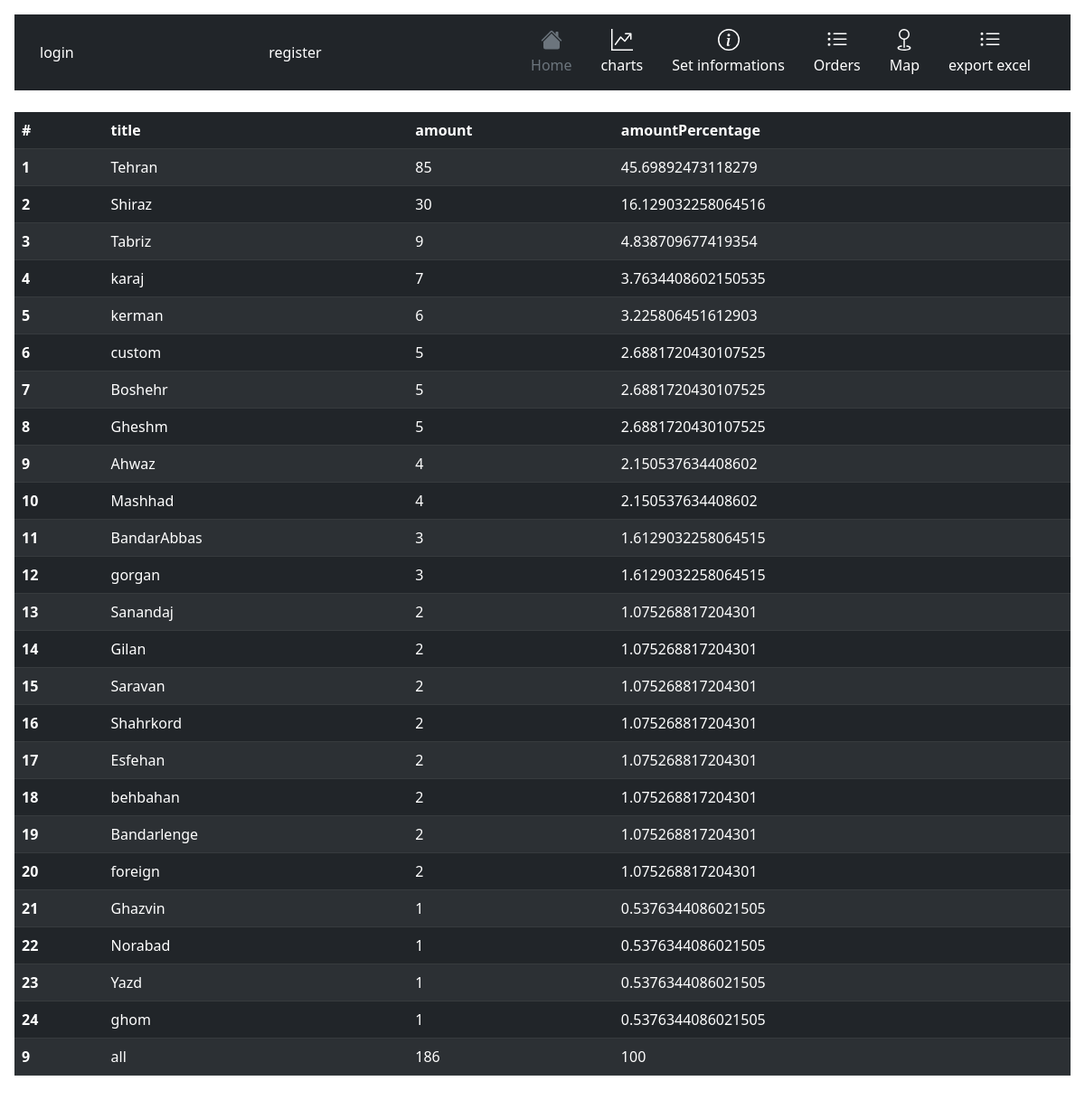
The app's page /orders/orderingByCity/ with its own data.
### accounts/models.py (models this page shows, shortened)
class City(models.Model):
    name = models.CharField(max_length=100, null=True, blank=True)
    north = models.DecimalField(max_digits=5, decimal_places=3)
    east = models.DecimalField(max_digits=5, decimal_places=3)
    class Meta:
        verbose_name = "City"
        verbose_name_plural = "Cities"
    def amount(self):
        return self.user.all().count()

### info/views.py (the view)
# urls.py: path('orders/orderingByCity/', orderingByCity,name="orderingByCity"),
def orderingByCity(request):
    all = User.objects.all().count()
    factor = 100 / User.objects.all().count()
    cities = sorted(City.objects.all(), key=lambda a: -a.amount())
    data = {}
    for city in cities:
        data[city.name] = [city.amount(),city.amount()*factor]
    return render(request,'info/orders/cityOrdering.html',{"all" : all,"factor": factor,"data" : data
    })

### info/templates/info/orders/cityOrdering.html (shortened to what this page needs)
{% extends 'info/base.html' %}
{% load static %}
{% block content %}
                <table class="table table-dark table-striped">
                  <thead>
                    <tr>
                      <th scope="col">#</th>
                      <th scope="col">title</th>
                      <th scope="col">amount</th>
                      <th scope="col">amountPercentage</th>
                    </tr>
                  </thead>
                  <tbody>
                    {% for key,value in data.items %}
                    <tr>
                      <th scope="row">{{forloop.counter}}</th>
                      <td>{{key}}</td>
                      {% for number in value %}
                      <td>{{number}}</td>
                      {% endfor %}
                    </tr>
                    {% endfor %}
                    <tr>
                      <th scope="row">{{9}}</th>
                      <td>all</td>
                      <td>{{all}}</td>
                      <td>100</td>
                    </tr>
                  </tbody>
                </table>
{% endblock %}

### records on screen
City: data "Tehran"
City: data "Shiraz"
City: data "Tabriz"
City: data "karaj"
City: data "kerman"
City: data "custom"
City: data "Boshehr"
City: data "Gheshm"
City: data "Ahwaz"
City: data "Mashhad"
City: data "BandarAbbas"
City: data "gorgan"
City: data "Sanandaj"
City: data "Gilan"
City: data "Saravan"
City: data "Shahrkord"
City: data "Esfehan"
City: data "behbahan"
City: data "Bandarlenge"
City: data "foreign"
City: data "Ghazvin"
City: data "Norabad"
City: data "Yazd"
City: data "ghom"

### other values on screen
{{ number }} "85" "45.69892473118279" "30" "16.129032258064516" "9" "4.838709677419354" "7" "3.7634408602150535" "6" "3.225806451612903" "5" "2.6881720430107525" "5" "2.6881720430107525" "5" "2.6881720430107525" "4" "2.150537634408602" "4" "2.150537634408602" "3" "1.6129032258064515" "3" "1.6129032258064515" "2" "1.075268817204301" "2" "1.075268817204301" "2" "1.075268817204301" "2" "1.075268817204301" "2" "1.075268817204301" "2" "1.075268817204301" "2" "1.075268817204301" "2" "1.075268817204301" "1" "0.5376344086021505" "1" "0.5376344086021505" "1" "0.5376344086021505" "1" "0.5376344086021505"
{{ 9 }} "9"
{{ all }} "186"
